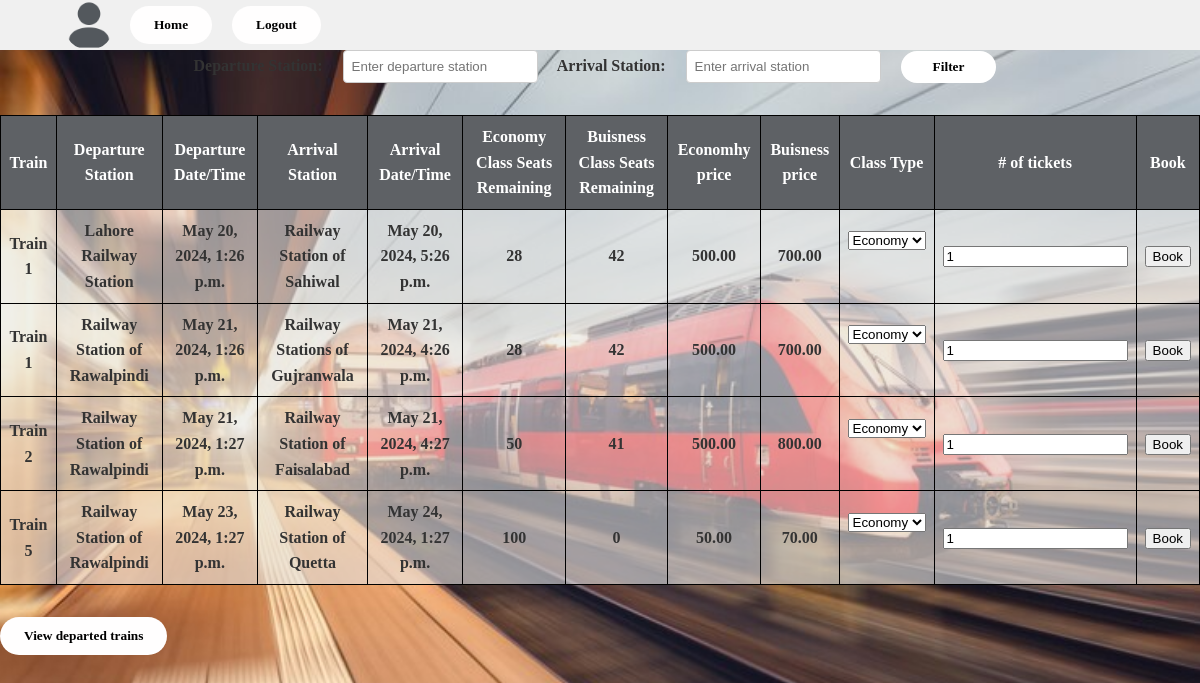
The page /bookings/ on the database as committed earlier.
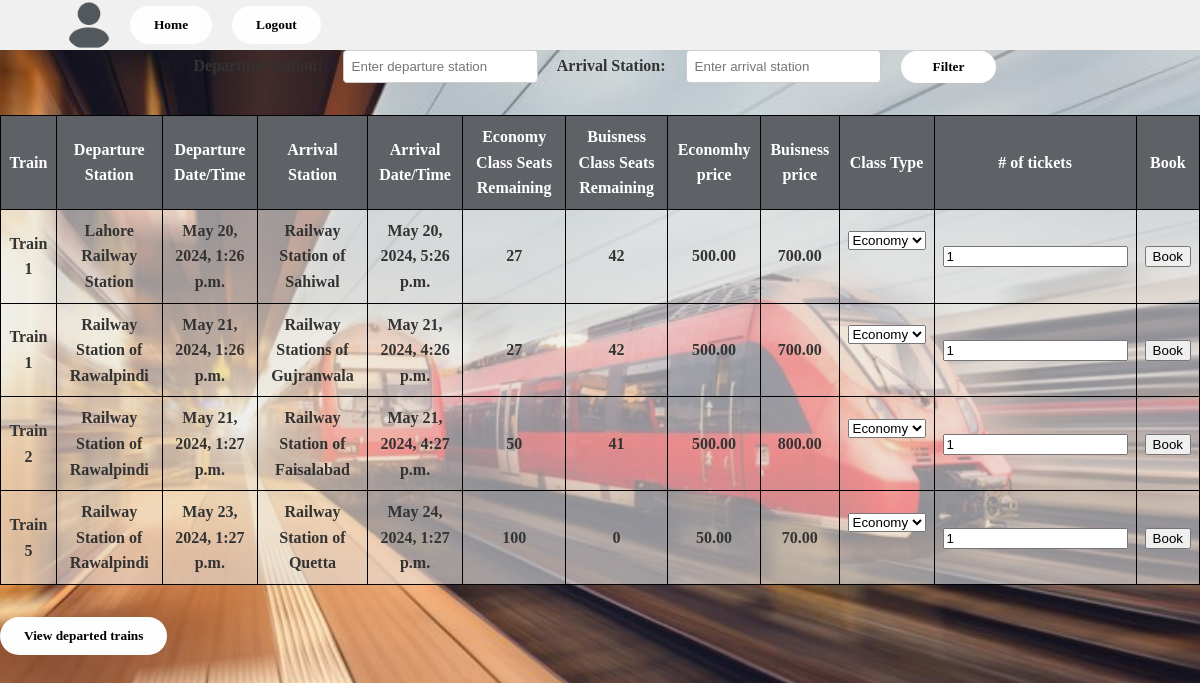
The same page on the database as committed later.
### Schedules/models.py (models this page shows, shortened)
class TrainSchedule(models.Model):
    DEPARTURE_STATUS_CHOICES = (
        ('No', 'NotDeparted'),
        ('Yes', 'Departed'),
        ('Cancelled', 'Cancelled'),
        ('Delayed', 'Delayed'),
    )
    train = models.ForeignKey(Train, on_delete=models.CASCADE)
    DepartureStation = models.ForeignKey(Station, related_name='departure_schedules', on_delete=models.CASCADE, default=None)
    ArrivalStation = models.ForeignKey(Station, related_name='arrival_schedule', on_delete=models.CASCADE, default=None)
    departure_time = models.DateTimeField()
    arrival_time = models.DateTimeField()
    departure_status = models.CharField(max_length=10, choices=DEPARTURE_STATUS_CHOICES, default='No')
    date = models.DateField(default=date.today)
    @property
    def available_economy_seats(self):
        booked_tickets = Ticket.objects.filter(train=self.train, sourceStation=self.DepartureStation, destinationStation=self.ArrivalStation, classType='Economy').count()
        return self.train.economy_capacity - booked_tickets
    @property
    def available_business_seats(self):
        booked_tickets = Ticket.objects.filter(train=self.train, sourceStation=self.DepartureStation, destinationStation=self.ArrivalStation, classType='Business').count()
        return self.train.business_capacity - booked_tickets
    def calculate_price(self, class_type):
        if class_type == "economy":
            base_price = self.train.economyClassPrice
        elif class_type == "business":
            base_price = self.train.businessClassPrice
        else:
            raise ValueError("Invalid class type")
        return base_price

### Stations/models.py (models this page shows, shortened)
class Station(models.Model):
    name = models.CharField(max_length=100)
    location = models.CharField(max_length=100)
    distance = models.DecimalField(max_digits=10, decimal_places=2, default=1)  # Distance from a reference point

### Trains/models.py (models this page shows, shortened)
class Train(models.Model):
    name = models.CharField(max_length=100)
    economy_capacity = models.IntegerField(default=0)  # Capacity for economy class
    business_capacity = models.IntegerField(default=0)  # Capacity for business class
    economyClassPrice = models.DecimalField(max_digits=10, decimal_places=2)
    businessClassPrice = models.DecimalField(max_digits=10, decimal_places=2)

### Schedules/views.py (the view)
# urls.py: path('bookings/', trainDetails, name='bookings'),
def trainDetails(request):
    current_time = timezone.now()
    available_trains = Train.objects.all()
    available_stations = Station.objects.all()
    train_schedules = TrainSchedule.objects.filter(departure_time__gte=current_time)
    departure_station = request.GET.get('departure')
    arrival_station = request.GET.get('arrival')
    if departure_station and arrival_station:
        train_schedules = train_schedules.filter(
            DepartureStation__name__icontains=departure_station,
            ArrivalStation__name__icontains=arrival_station
        )
    for schedule in train_schedules:
        schedule.economy_price = schedule.calculate_price("economy")
        schedule.business_price = schedule.calculate_price("business")
    return render(request, 'schedules.html',
    {
        'train_schedules': train_schedules,
    })

### Schedules/templates/schedules.html (shortened to what this page needs)
<!DOCTYPE html>
<html lang="en">
<head>
    <link rel="stylesheet" href="/static/schedules.css">
</head>
<body>
    <header>
        <header>
            <div class="user-info">
                <img src="/static/avatar.png" alt="User Avatar">
            </div>
            <div class="action-buttons">
                <a href="/user/userPage"><button>Home</button></a>
                <a href="/user/login"><button>Logout</button></a>
            </div>
        </header>
    </header>
    <main>
        <form method="GET" action="{% url 'Schedules:TrainDetails' %}">
            <label for="departure">Departure Station:</label>
            <input type="text" name="departure" id="departure" placeholder="Enter departure station">
            <label for="arrival">Arrival Station:</label>
            <input type="text" name="arrival" id="arrival" placeholder="Enter arrival station">
            <button type="submit">Filter</button>
        </form>
        <table>
            <thead>
                <tr>
                    <th>Train</th>
                    <th>Departure Station</th>
                    <th>Departure Date/Time</th>
                    <th>Arrival Station</th>
                    <th>Arrival Date/Time</th>
                    <th>Economy Class Seats Remaining</th>
                    <th>Buisness Class Seats Remaining</th>
                    <th>Economhy price</th>
                    <th>Buisness price</th>
                    <th>Class Type</th>
                    <th># of tickets</th>
                    <th>Book</th>
                </tr>
            </thead>
            <tbody>
                {% for schedule in train_schedules %}
                    <tr>
                        <td>{{ schedule.train.name }}</td>
                        <td>{{ schedule.DepartureStation.name }}</td>
                        <td>{{ schedule.departure_time }}</td>
                        <td>{{ schedule.ArrivalStation.name }}</td>
                        <td>{{ schedule.arrival_time }}</td>
                        <td>{{ schedule.available_economy_seats }}</td>
                        <td>{{ schedule.available_business_seats }}</td>
                        <td>{{ schedule.economy_price }}</td>
                        <td>{{ schedule.business_price }}</td>
                        <td>
                            <form method="post" action="{% url 'Bookings:BookTicket' schedule.id %}">
                                <select name="class_type" id="class_type">
                                    <option value="economy">Economy</option>
                                </select>
                            </td>
                            <td>
                                <form method="post" action="{% url 'Bookings:BookTicket' schedule.id %}">
                                    <input type="number" name="num_tickets" id="num_tickets" min="1" value="1">
                            </td>
                        <td>
                            <form method="post" action="{% url 'Bookings:BookTicket' schedule.id %}">
                               <input type="submit" value="Book">
                            </form>
                        </td>
                    </tr>
                {% endfor %}
            </tbody>
        </table>
        <a href="{% url 'Schedules:DepartedTrains' %}"><button>View departed trains</button></a>
    </main>
</body>
</html>

Rows that differ between the two databases and show on the page:
changed through a linked row, TrainSchedule "May 20, 2024, 1:26 p.m.": available_economy_seats "28" → "27"
changed through a linked row, TrainSchedule "May 21, 2024, 1:26 p.m.": available_economy_seats "28" → "27"
